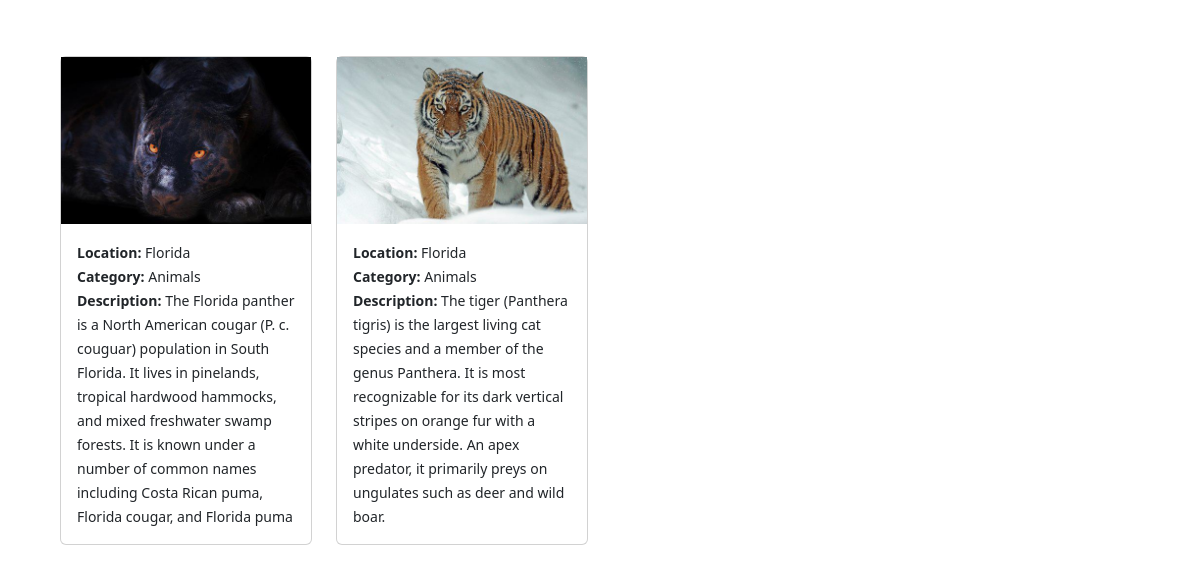
/location/?location=Florida, run on the app's committed database.
### photos/models.py (models this page shows, shortened)
class Photo(models.Model):
    category = models.ForeignKey(Category,on_delete=models.SET_NULL, null=True, blank=True)
    location = models.ForeignKey(Location,on_delete=models.SET_NULL, null=True, blank=False)
    image = models.ImageField(null=False,blank=False)
    description = models.TextField()

class Location(models.Model):
    name = models.CharField(max_length=100, null=False,blank=False)
    def __str__(self):
        return self.name

class Category(models.Model):
    name = models.CharField(max_length=100, null=False,blank=False)

### photos/views.py (the view)
# urls.py: path('location/',views.location,name='location'),
def location(request):
    location = request.GET.get('location')
    if location == None:
        photos = Photo.objects.all()
    else:
        photos = Photo.objects.filter(location__name = location)
    locations = Location.objects.all()
    context = {'locations': locations, 'photos':photos}
    return render(request,'photos/location.html', context)

### photos/templates/photos/location.html (shortened to what this page needs)
<!DOCTYPE html>
<html lang="en">
<head>
    <link href="https://cdn.jsdelivr.net/npm/bootstrap@5.2.0-beta1/dist/css/bootstrap.min.css" rel="stylesheet"
>
</head>
<body class="m-5">
    <div class="container">
        <div class="row">
            <div class="col-md-9">
                <div class="row">
                    {% for photo in photos %}
                    <div class="col-md-4">
                        <div class="card my-2">
                            <img class="image-thumbail" src="{{photo.image.url}}" alt="Card image cap">
                            <div class="card-body">
                                <small> <b>Location:</b> {{photo.location}}</small> <br>
                                <small> <b>Category:</b> {{photo.category.name}}</small> <br>
                                <small> <b>Description:</b> {{photo.description}}</small>
                            </div>
                        </div>
                    </div>
                    {% empty %}
                    <h3>No Photos...</h3>
                    {% endfor %}
                </div>
            </div>
        </div>
    </div>
</body>
</html>

### data on the page
Photo: image (picture), location "Florida", category.name "Animals", description "The Florida panther is a North American cougar (P. c. couguar) population in South Florida. It lives in pinelands, tropical hardwood hammocks, and mixed freshwater swamp forests. It is known under a number of common names including Costa Rican puma, Florida cougar, and Florida puma"
Photo: image (picture), location "Florida", category.name "Animals", description "The tiger (Panthera tigris) is the largest living cat species and a member of the genus Panthera. It is most recognizable for its dark vertical stripes on orange fur with a white underside. An apex predator, it primarily preys on ungulates such as deer and wild boar."
